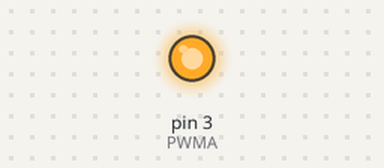
A sketch run on a simulated Arduino Uno, built with avr-gcc and run on an emulated ATmega328P. On the bench: output pins drawn as LEDs (lit = HIGH). What the sketch prints to the serial monitor is not drawn.

Above: at 2.5 s.
At 7.5 s:
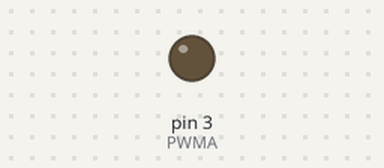
Timing chart, 0 to 13.0 s (numbered marks = the images above):
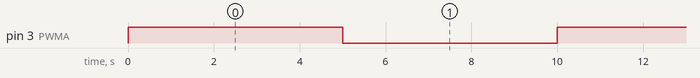

Measured:
- by itself, pin 3 (PWMA): alternates HIGH for 5.0 s and LOW for 5.0 s

The sketch:

Pump_MOSFET_Test.ino
```cpp
int PWMA = 3;
float TOn = 5000;
float TOff = 5000;
float Voltage = 12;


void setup() {
  pinMode(PWMA,OUTPUT);
  Serial.begin(9600);

}

void loop() {
  Serial.print("Pump is on for ");
  int TOnPrint = (TOn/1000);
  int TOffPrint = (TOff/1000);
  Serial.print(TOnPrint);
  Serial.println(" sec");
  Serial.print("Pump is off for ");
  Serial.print(TOffPrint);
  Serial.println(" sec");
  analogWrite(PWMA, 1023);
  delay(TOn);
  analogWrite(PWMA,LOW);
  delay(TOff);
}
```
